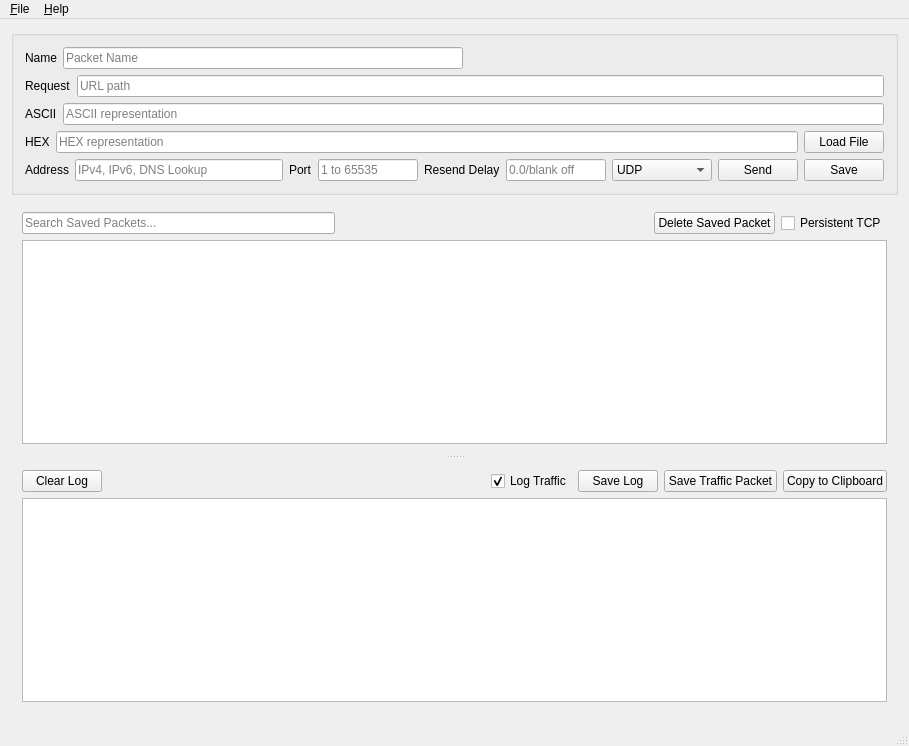
<?xml version="1.0" encoding="UTF-8"?>
<ui version="4.0">
 <class>MainWindow</class>
 <widget class="QMainWindow" name="MainWindow">
  <property name="geometry">
   <rect>
    <x>0</x>
    <y>0</y>
    <width>909</width>
    <height>746</height>
   </rect>
  </property>
  <property name="windowTitle">
   <string>MainWindow</string>
  </property>
  <widget class="QWidget" name="centralWidget">
   <layout class="QVBoxLayout" name="verticalLayout_4">
    <item>
     <widget class="QGroupBox" name="packetSetupGroup">
      <property name="minimumSize">
       <size>
        <width>0</width>
        <height>150</height>
       </size>
      </property>
      <property name="title">
       <string/>
      </property>
      <layout class="QVBoxLayout" name="verticalLayout_3">
       <item>
        <layout class="QHBoxLayout" name="horizontalLayout_4">
         <item>
          <widget class="QLabel" name="serialNameLabel">
           <property name="text">
            <string>Name</string>
           </property>
          </widget>
         </item>
         <item>
          <widget class="QLineEdit" name="packetNameEdit">
           <property name="maximumSize">
            <size>
             <width>400</width>
             <height>16777215</height>
            </size>
           </property>
           <property name="placeholderText">
            <string>Packet Name</string>
           </property>
          </widget>
         </item>
         <item>
          <spacer name="horizontalSpacer_2">
           <property name="orientation">
            <enum>Qt::Horizontal</enum>
           </property>
           <property name="sizeHint" stdset="0">
            <size>
             <width>40</width>
             <height>20</height>
            </size>
           </property>
          </spacer>
         </item>
        </layout>
       </item>
       <item>
        <layout class="QHBoxLayout" name="requestLayout">
         <item>
          <widget class="QLabel" name="requestLabel">
           <property name="text">
            <string>Request</string>
           </property>
          </widget>
         </item>
         <item>
          <widget class="QLineEdit" name="requestPathEdit">
           <property name="placeholderText">
            <string>URL path</string>
           </property>
           <property name="clearButtonEnabled">
            <bool>true</bool>
           </property>
          </widget>
         </item>
        </layout>
       </item>
       <item>
        <layout class="QHBoxLayout" name="asciiLayout">
         <item>
          <widget class="QLabel" name="asciiLabel">
           <property name="text">
            <string>ASCII</string>
           </property>
          </widget>
         </item>
         <item>
          <widget class="QLineEdit" name="packetASCIIEdit">
           <property name="placeholderText">
            <string>ASCII representation</string>
           </property>
           <property name="clearButtonEnabled">
            <bool>true</bool>
           </property>
          </widget>
         </item>
        </layout>
       </item>
       <item>
        <layout class="QHBoxLayout" name="hexHorizLayout">
         <item>
          <widget class="QLabel" name="hexLabel">
           <property name="text">
            <string>HEX</string>
           </property>
          </widget>
         </item>
         <item>
          <widget class="QLineEdit" name="packetHexEdit">
           <property name="placeholderText">
            <string>HEX representation</string>
           </property>
           <property name="clearButtonEnabled">
            <bool>true</bool>
           </property>
          </widget>
         </item>
         <item>
          <widget class="QPushButton" name="loadFileButton">
           <property name="text">
            <string>Load File</string>
           </property>
          </widget>
         </item>
        </layout>
       </item>
       <item>
        <layout class="QVBoxLayout" name="verticalLayout_2">
         <item>
          <layout class="QHBoxLayout" name="horizIPtestLayout">
           <item>
            <widget class="QLabel" name="label">
             <property name="text">
              <string>Address</string>
             </property>
            </widget>
           </item>
           <item>
            <widget class="QLineEdit" name="packetIPEdit">
             <property name="placeholderText">
              <string>IPv4, IPv6, DNS Lookup</string>
             </property>
             <property name="clearButtonEnabled">
              <bool>true</bool>
             </property>
            </widget>
           </item>
           <item>
            <widget class="QLabel" name="label_2">
             <property name="text">
              <string>Port</string>
             </property>
            </widget>
           </item>
           <item>
            <widget class="QLineEdit" name="packetPortEdit">
             <property name="maximumSize">
              <size>
               <width>100</width>
               <height>16777215</height>
              </size>
             </property>
             <property name="inputMethodHints">
              <set>Qt::ImhNone</set>
             </property>
             <property name="placeholderText">
              <string>1 to 65535</string>
             </property>
             <property name="clearButtonEnabled">
              <bool>true</bool>
             </property>
            </widget>
           </item>
           <item>
            <widget class="QLabel" name="label_7">
             <property name="text">
              <string>Resend Delay</string>
             </property>
            </widget>
           </item>
           <item>
            <widget class="QLineEdit" name="resendEdit">
             <property name="maximumSize">
              <size>
               <width>100</width>
               <height>16777215</height>
              </size>
             </property>
             <property name="placeholderText">
              <string>0.0/blank off</string>
             </property>
             <property name="clearButtonEnabled">
              <bool>true</bool>
             </property>
            </widget>
           </item>
           <item>
            <widget class="QComboBox" name="udptcpComboBox">
             <property name="sizePolicy">
              <sizepolicy hsizetype="Preferred" vsizetype="Fixed">
               <horstretch>0</horstretch>
               <verstretch>0</verstretch>
              </sizepolicy>
             </property>
             <property name="minimumSize">
              <size>
               <width>100</width>
               <height>20</height>
              </size>
             </property>
             <item>
              <property name="text">
               <string>UDP</string>
              </property>
              <property name="icon">
               <iconset resource="packetsender.qrc">
                <normaloff>:/icons/tx_udp.png</normaloff>:/icons/tx_udp.png</iconset>
              </property>
             </item>
             <item>
              <property name="text">
               <string>TCP</string>
              </property>
              <property name="icon">
               <iconset resource="packetsender.qrc">
                <normaloff>:/icons/tx_tcp.png</normaloff>:/icons/tx_tcp.png</iconset>
              </property>
             </item>
             <item>
              <property name="text">
               <string>SSL</string>
              </property>
              <property name="icon">
               <iconset resource="packetsender.qrc">
                <normaloff>:/icons/tx_ssl.png</normaloff>:/icons/tx_ssl.png</iconset>
              </property>
             </item>
            </widget>
           </item>
           <item>
            <widget class="QPushButton" name="testPacketButton">
             <property name="text">
              <string>Send</string>
             </property>
            </widget>
           </item>
           <item>
            <widget class="QPushButton" name="savePacketButton">
             <property name="text">
              <string>Save</string>
             </property>
            </widget>
           </item>
          </layout>
         </item>
        </layout>
       </item>
      </layout>
     </widget>
    </item>
    <item>
     <widget class="QSplitter" name="splitter">
      <property name="orientation">
       <enum>Qt::Vertical</enum>
      </property>
      <widget class="QWidget" name="layoutWidget">
       <layout class="QVBoxLayout" name="verticalLayout">
        <item>
         <layout class="QHBoxLayout" name="horizontalLayout">
          <item>
           <widget class="QLineEdit" name="searchLineEdit">
            <property name="maximumSize">
             <size>
              <width>500</width>
              <height>16777215</height>
             </size>
            </property>
            <property name="placeholderText">
             <string>Search Saved Packets...</string>
            </property>
            <property name="clearButtonEnabled">
             <bool>true</bool>
            </property>
           </widget>
          </item>
          <item>
           <spacer name="horizontalSpacer_7">
            <property name="orientation">
             <enum>Qt::Horizontal</enum>
            </property>
            <property name="sizeHint" stdset="0">
             <size>
              <width>40</width>
              <height>20</height>
             </size>
            </property>
           </spacer>
          </item>
          <item>
           <widget class="QPushButton" name="deletePacketButton">
            <property name="enabled">
             <bool>true</bool>
            </property>
            <property name="text">
             <string>Delete Saved Packet</string>
            </property>
           </widget>
          </item>
          <item>
           <widget class="QCheckBox" name="persistentTCPCheck">
            <property name="text">
             <string>Persistent TCP</string>
            </property>
           </widget>
          </item>
         </layout>
        </item>
        <item>
         <widget class="QTableWidget" name="packetsTable">
          <property name="dragEnabled">
           <bool>false</bool>
          </property>
          <property name="alternatingRowColors">
           <bool>true</bool>
          </property>
          <property name="selectionMode">
           <enum>QAbstractItemView::ExtendedSelection</enum>
          </property>
          <property name="selectionBehavior">
           <enum>QAbstractItemView::SelectRows</enum>
          </property>
          <property name="sortingEnabled">
           <bool>true</bool>
          </property>
         </widget>
        </item>
        <item>
         <layout class="QHBoxLayout" name="horizontalLayout_13"/>
        </item>
       </layout>
      </widget>
      <widget class="QWidget" name="layoutWidget1">
       <layout class="QVBoxLayout" name="verticalLayout_10">
        <item>
         <layout class="QHBoxLayout" name="horizontalLayout_16">
          <item>
           <widget class="QPushButton" name="trafficLogClearButton">
            <property name="text">
             <string>Clear Log</string>
            </property>
           </widget>
          </item>
          <item>
           <spacer name="horizontalSpacer">
            <property name="orientation">
             <enum>Qt::Horizontal</enum>
            </property>
            <property name="sizeHint" stdset="0">
             <size>
              <width>40</width>
              <height>20</height>
             </size>
            </property>
           </spacer>
          </item>
          <item>
           <widget class="QCheckBox" name="logTrafficCheck">
            <property name="text">
             <string>Log Traffic</string>
            </property>
            <property name="checked">
             <bool>true</bool>
            </property>
           </widget>
          </item>
          <item>
           <widget class="QPushButton" name="saveLogButton">
            <property name="text">
             <string>Save Log</string>
            </property>
           </widget>
          </item>
          <item>
           <widget class="QPushButton" name="saveTrafficPacket">
            <property name="text">
             <string>Save Traffic Packet</string>
            </property>
           </widget>
          </item>
          <item>
           <widget class="QPushButton" name="toClipboardButton">
            <property name="text">
             <string>Copy to Clipboard</string>
            </property>
           </widget>
          </item>
         </layout>
        </item>
        <item>
         <widget class="QTableView" name="trafficLogTable">
          <property name="editTriggers">
           <set>QAbstractItemView::DoubleClicked|QAbstractItemView::EditKeyPressed</set>
          </property>
          <property name="dragEnabled">
           <bool>false</bool>
          </property>
          <property name="alternatingRowColors">
           <bool>true</bool>
          </property>
          <property name="selectionMode">
           <enum>QAbstractItemView::SingleSelection</enum>
          </property>
          <property name="selectionBehavior">
           <enum>QAbstractItemView::SelectRows</enum>
          </property>
          <property name="sortingEnabled">
           <bool>true</bool>
          </property>
          <property name="wordWrap">
           <bool>false</bool>
          </property>
         </widget>
        </item>
       </layout>
      </widget>
     </widget>
    </item>
   </layout>
  </widget>
  <widget class="QMenuBar" name="menuBar">
   <property name="geometry">
    <rect>
     <x>0</x>
     <y>0</y>
     <width>909</width>
     <height>21</height>
    </rect>
   </property>
   <widget class="QMenu" name="menuFile">
    <property name="title">
     <string>&amp;File</string>
    </property>
    <addaction name="actionImport_Packets"/>
    <addaction name="actionExport_Packets"/>
    <addaction name="actionExit"/>
   </widget>
   <widget class="QMenu" name="menuHelp">
    <property name="title">
     <string>&amp;Help</string>
    </property>
    <addaction name="actionAbout"/>
   </widget>
   <addaction name="menuFile"/>
   <addaction name="menuHelp"/>
  </widget>
  <widget class="QStatusBar" name="statusBar"/>
  <action name="actionExit">
   <property name="icon">
    <iconset resource="packetsender.qrc">
     <normaloff>:/icons/power-off.png</normaloff>:/icons/power-off.png</iconset>
   </property>
   <property name="text">
    <string>E&amp;xit</string>
   </property>
  </action>
  <action name="actionSettings">
   <property name="icon">
    <iconset resource="packetsender.qrc">
     <normaloff>:/icons/cog.png</normaloff>:/icons/cog.png</iconset>
   </property>
   <property name="text">
    <string>&amp;Settings</string>
   </property>
  </action>
  <action name="actionAbout">
   <property name="icon">
    <iconset resource="packetsender.qrc">
     <normaloff>:/pslogo_bw.png</normaloff>:/pslogo_bw.png</iconset>
   </property>
   <property name="text">
    <string>&amp;About</string>
   </property>
  </action>
  <action name="actionImport_Packets">
   <property name="icon">
    <iconset resource="packetsender.qrc">
     <normaloff>:/icons/download.png</normaloff>:/icons/download.png</iconset>
   </property>
   <property name="text">
    <string>&amp;Import Database</string>
   </property>
  </action>
  <action name="actionExport_Packets">
   <property name="icon">
    <iconset resource="packetsender.qrc">
     <normaloff>:/icons/upload.png</normaloff>:/icons/upload.png</iconset>
   </property>
   <property name="text">
    <string>&amp;Export Database</string>
   </property>
  </action>
  <action name="actionPersistent_Connection">
   <property name="text">
    <string>Persistent Connection</string>
   </property>
  </action>
  <action name="actionSubnet_Calculator">
   <property name="icon">
    <iconset resource="packetsender.qrc">
     <normaloff>:/icons/calculator.png</normaloff>:/icons/calculator.png</iconset>
   </property>
   <property name="text">
    <string>&amp;Subnet Calculator</string>
   </property>
  </action>
  <action name="actionDonate_Thank_You">
   <property name="icon">
    <iconset resource="packetsender.qrc">
     <normaloff>:/icons/heart.png</normaloff>:/icons/heart.png</iconset>
   </property>
   <property name="text">
    <string>D&amp;onate (Thank You!)</string>
   </property>
  </action>
  <action name="actionDocumentation">
   <property name="text">
    <string>Documentation</string>
   </property>
  </action>
  <action name="actionHelp">
   <property name="icon">
    <iconset resource="packetsender.qrc">
     <normaloff>:/icons/question-circle.png</normaloff>:/icons/question-circle.png</iconset>
   </property>
   <property name="text">
    <string>&amp;Documentation</string>
   </property>
  </action>
  <action name="actionExport_Packets_JSON">
   <property name="text">
    <string>Export To Cloud</string>
   </property>
  </action>
  <action name="actionCloud">
   <property name="icon">
    <iconset resource="packetsender.qrc">
     <normaloff>:/icons/ic_cloud_done_black_24dp_2x.png</normaloff>:/icons/ic_cloud_done_black_24dp_2x.png</iconset>
   </property>
   <property name="text">
    <string>&amp;Cloud Save and Share</string>
   </property>
  </action>
  <action name="actionJoin_IPv4">
   <property name="icon">
    <iconset resource="packetsender.qrc">
     <normaloff>:/icons/multicast-icon.png</normaloff>:/icons/multicast-icon.png</iconset>
   </property>
   <property name="text">
    <string>&amp;Join/Leave IPv4</string>
   </property>
  </action>
  <action name="actionAndroid_App">
   <property name="icon">
    <iconset resource="packetsender.qrc">
     <normaloff>:/icons/android-icon.png</normaloff>:/icons/android-icon.png</iconset>
   </property>
   <property name="text">
    <string>Android App</string>
   </property>
  </action>
  <action name="actioniOS_App">
   <property name="icon">
    <iconset resource="packetsender.qrc">
     <normaloff>:/icons/apple-icon.png</normaloff>:/icons/apple-icon.png</iconset>
   </property>
   <property name="text">
    <string>iOS App</string>
   </property>
  </action>
  <action name="actionForums">
   <property name="icon">
    <iconset resource="packetsender.qrc">
     <normaloff>:/icons/forum-icon.png</normaloff>:/icons/forum-icon.png</iconset>
   </property>
   <property name="text">
    <string>NagleCode Forums</string>
   </property>
  </action>
  <action name="actionFollow_NagleCode">
   <property name="icon">
    <iconset resource="packetsender.qrc">
     <normaloff>:/icons/twitter-icon.png</normaloff>:/icons/twitter-icon.png</iconset>
   </property>
   <property name="text">
    <string>Follow on Twitter</string>
   </property>
  </action>
  <action name="actionConnect_on_LinkedIn">
   <property name="icon">
    <iconset resource="packetsender.qrc">
     <normaloff>:/icons/linkedin-icon.png</normaloff>:/icons/linkedin-icon.png</iconset>
   </property>
   <property name="text">
    <string>Connect on LinkedIn</string>
   </property>
  </action>
  <action name="actionIntense_Traffic_Generator">
   <property name="icon">
    <iconset resource="packetsender.qrc">
     <normaloff>:/icons/bolt-icon.png</normaloff>:/icons/bolt-icon.png</iconset>
   </property>
   <property name="text">
    <string>Intense &amp;Traffic Generator</string>
   </property>
  </action>
 </widget>
 <layoutdefault spacing="6" margin="11"/>
 <resources>
  <include location="packetsender.qrc"/>
 </resources>
 <connections/>
</ui>
